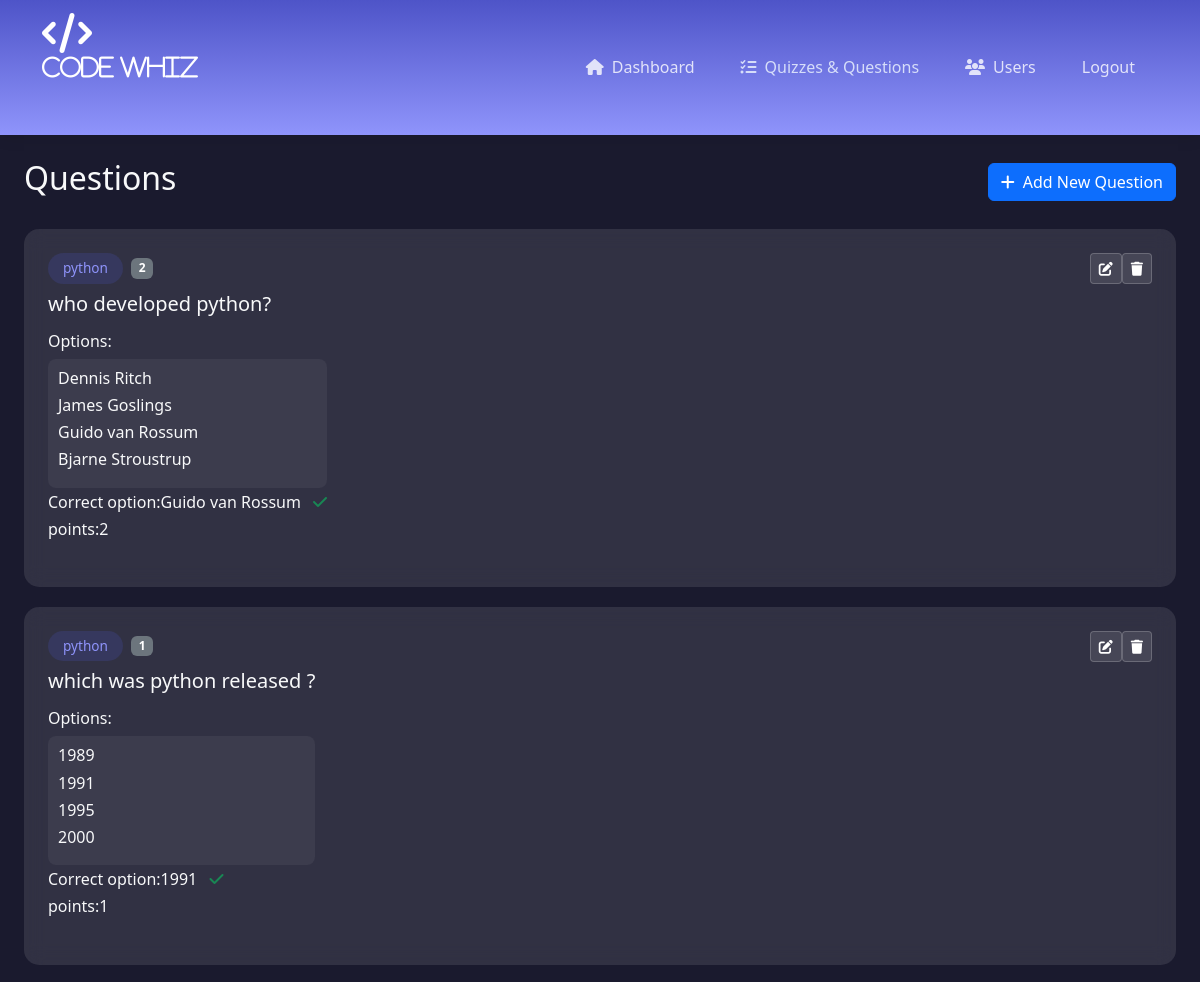
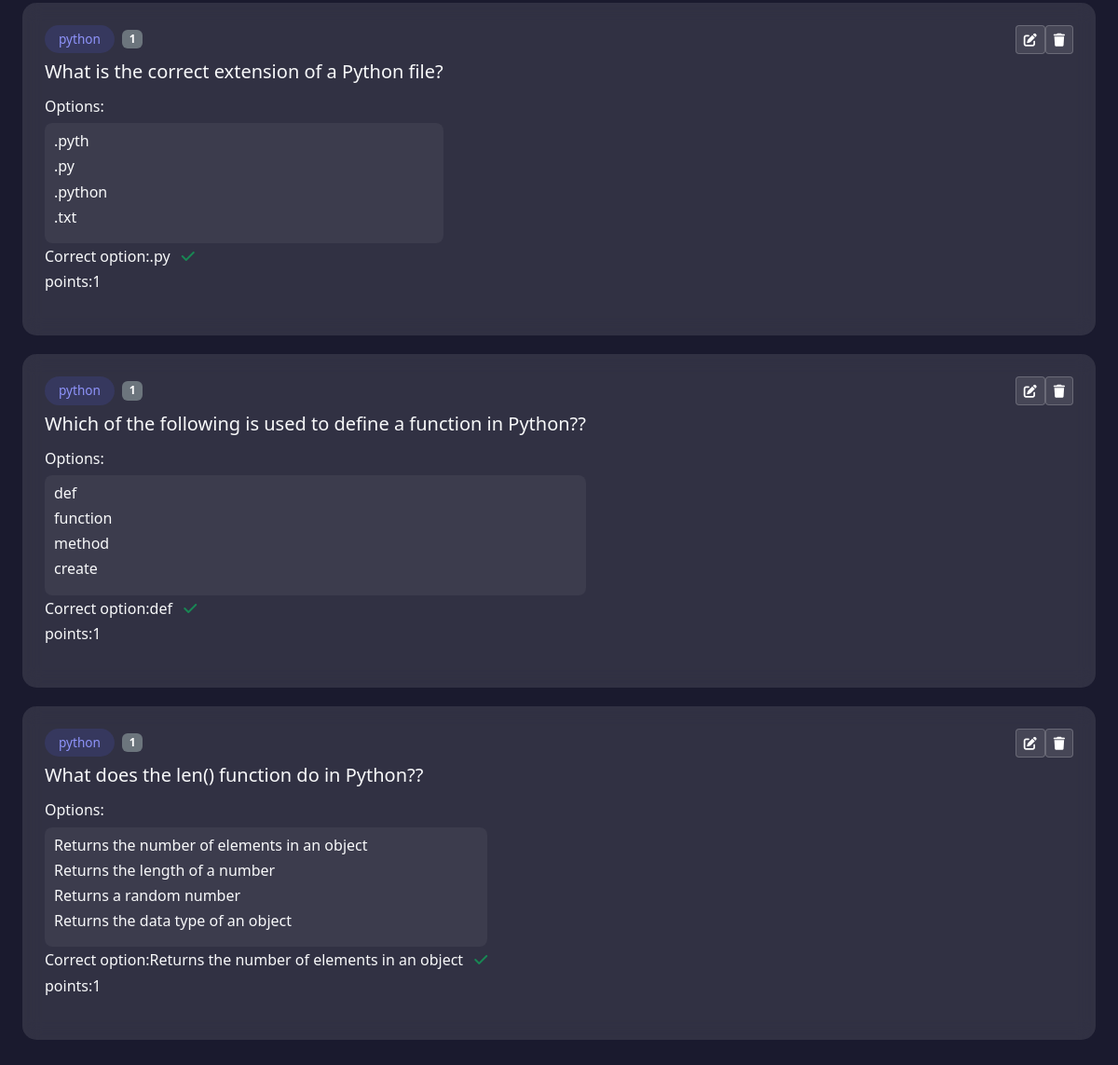
/qns/1/, run on the app's committed database (2 pictures, top to bottom).
### cw_app/models.py (models this page shows, shortened)
class Question(models.Model):
    quiz = models.ForeignKey(Quiz, on_delete=models.CASCADE)
    question_text=models.TextField(null=True, blank=True)
    option1 = models.TextField(null=True, blank=True)
    option2 = models.TextField(null=True, blank=True)
    option3 = models.TextField(null=True, blank=True)
    option4 = models.TextField(null=True, blank=True)
    points = models.IntegerField(default=1)
    is_correct = models.TextField(null=True, blank=True)

class Quiz(models.Model):
    title = models.CharField(max_length=200)
    category = models.ForeignKey(Category, on_delete=models.CASCADE)
    description = models.TextField()
    time_limit = models.IntegerField()
    created_at = models.DateTimeField(auto_now_add=True)
    status = models.TextField(null=True, blank=True)

class Category(models.Model):
    name = models.CharField(max_length=100)
    description = models.TextField()

### cw_app/views.py (the view)
# urls.py: path('qns/<int:qid>/', views.questions, name='questions'),
def questions(req, qid):
    print(f"Incoming qid type: {type(qid)}, value: {qid}")
    qns = Question.objects.filter(quiz=qid)
    print(f"Questions found: {qns.count()}")
    for q in qns:
        print(f"Question {q.pk} for quiz {q.quiz.id}")
    return render(req, 'admin/questions.html', {'ques': qns})

### templates/admin/questions.html (shortened to what this page needs)
<!DOCTYPE html>
<html lang="en">
<head>
    <link href="https://cdn.jsdelivr.net/npm/bootstrap@5.3.0/dist/css/bootstrap.min.css" rel="stylesheet">
    <link href="https://cdnjs.cloudflare.com/ajax/libs/bootstrap/5.3.0/css/bootstrap.min.css" rel="stylesheet">
    <link href="https://cdnjs.cloudflare.com/ajax/libs/font-awesome/6.4.0/css/all.min.css" rel="stylesheet">
    <link href="https://cdnjs.cloudflare.com/ajax/libs/animate.css/4.1.1/animate.min.css" rel="stylesheet">
</head>
<body>
    <nav class="navbar navbar-expand-lg navbar-dark">
        <div class="container">
            <a class="navbar-brand bounce-in" href="#"><i class="fas fa-code fa-2x text-white mb-3 animate__animated animate__bounceIn"><h4 class="text-white mb-4">Code Whiz</h4></i></a>
            <div class="collapse navbar-collapse" id="navbarNav">
                <ul class="navbar-nav ms-auto">
                    <li class="nav-item">
                        <a class="nav-link " href="../"><i class="fas fa-home me-2"></i>Dashboard</a>
                    </li>
                    <li class="nav-item">
                        <a class="nav-link" href="{% url 'quize' %}" style="color: aliceblue;"><i class="fas fa-tasks me-2"></i>Quizzes & Questions</a>
                    </li>
                    <li class="nav-item">
                        <a class="nav-link" href="view_users"><i class="fas fa-users me-2"></i>Users</a>
                    </li>
                    <li class="nav-item">
                        <a class="nav-link" href="logout">Logout</a>
                    </li>
                </ul>
            </div>
        </div>
    </nav>
    <div class="content text-light p-4">
        <div class="d-flex justify-content-between align-items-center mb-4">
            <h2 class="animate__animated animate__fadeIn">Questions</h2>
            <a href="{% url 'add_qns' %}">
                <button class="btn btn-primary animate__animated animate__fadeIn">
                    <i class="fas fa-plus me-2"></i>Add New Question
                </button>
            </a>
        </div>
        <div class="questions-list">
            {% for q in ques %}
            <div class="question-card p-4 animate__animated animate__fadeInUp">
                <div class="d-flex justify-content-between align-items-start mb-3">
                    <div>
                        <div class="d-flex align-items-center gap-2 mb-2">
                            <span class="tag">{{q.quiz.category.name }}</span>
                            <span class="badge bg-secondary">{{q.points}}</span>
                        </div>
                        <h5>{{q.question_text}}?</h5>
                        <div class="choices mt-3">
                            <h6>Options:</h6>
                                <div class="choice-item ">
                                    <h6>{{ q.option1 }}</h6>
                                    <h6>{{ q.option2 }}</h6>
                                    <h6>{{ q.option3 }}</h6>
                                    <h6>{{ q.option4 }}</h6>
                                </div>
                                <h6>Correct option:{{ q.is_correct }} <i class="fas fa-check text-success ms-2"></i></h6>
                                <h6>points:{{q.points}}</h6>
                        </div>
                    </div>
                    <div class="btn-group">
                        <a href="{% url 'edit_qns' qid=q.pk|add:'0' %}">
                            <button class="btn btn-action btn-sm">
                                <i class="fas fa-edit"></i>
                            </button>
                        </a>
                        <a href="{% url 'del_qns' qid=q.pk|add:'0' %}">
                            <button class="btn btn-action btn-sm">
                                <i class="fas fa-trash"></i>
                            </button>
                        </a>
                    </div>
                </div>
            </div>
            {% endfor %}
        </div>
    </div>
</body>
</html>

### templates/admin/questions.html (style rules this page uses)
:root { --primary-color: #4e54c8; --secondary-color: #8f94fb; --dark-color: #1a1a2e; --light-color: #f0f3ff; }
body { background: var(--dark-color); min-height: 100vh; }
.navbar { background: linear-gradient(180deg, var(--primary-color), var(--secondary-color)); box-shadow: 0 2px 15px rgba(0,0,0,0.1); }
.nav-link { color: white; opacity: 0.8; transition: all 0.3s ease; border-radius: 10px; margin: 5px 15px; padding: 10px 15px; }
.question-card { background: rgba(255, 255, 255, 0.1); backdrop-filter: blur(10px); border-radius: 15px; transition: all 0.3s ease; margin-bottom: 20px; }
.choice-item { background: rgba(255, 255, 255, 0.05); border-radius: 8px; padding: 10px; margin: 5px 0; transition: all 0.3s ease; }
.choice-item h6 { display: block; }
.tag { background: rgba(78, 84, 200, 0.2); color: #8f94fb; padding: 5px 15px; border-radius: 20px; font-size: 0.85rem; }
.btn-action { background: rgba(255, 255, 255, 0.1); border: 1px solid rgba(255, 255, 255, 0.2); color: white; transition: all 0.3s ease; }

### data on the page
Question: quiz.category.name "python", points "2", question_text "who developed python", option1 "Dennis Ritch", option2 "James Goslings", option3 "Guido van Rossum", option4 "Bjarne Stroustrup", is_correct "Guido van Rossum"
Question: quiz.category.name "python", points "1", question_text "which was python released", option1 "1989", option2 "1991", option3 "1995", option4 "2000", is_correct "1991"
Question: quiz.category.name "python", points "1", question_text "What is the correct extension of a Python file", option1 ".pyth", option2 ".py", option3 ".python", option4 ".txt", is_correct ".py"
Question: quiz.category.name "python", points "1", question_text "Which of the following is used to define a function in Python?", option1 "def", option2 "function", option3 "method", option4 "create", is_correct "def"
Question: quiz.category.name "python", points "1", question_text "What does the len() function do in Python?", option1 "Returns the number of elements in an object", option2 "Returns the length of a number", option3 "Returns a random number", option4 "Returns the data type of an object", is_correct "Returns the number of elements in an object"
